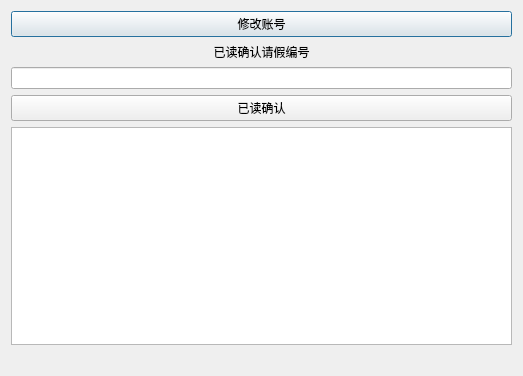
<?xml version="1.0" encoding="UTF-8"?>
<ui version="4.0">
 <class>Dialog</class>
 <widget class="QDialog" name="Dialog">
  <property name="geometry">
   <rect>
    <x>0</x>
    <y>0</y>
    <width>523</width>
    <height>376</height>
   </rect>
  </property>
  <property name="windowTitle">
   <string>Dialog</string>
  </property>
  <layout class="QVBoxLayout" name="verticalLayout_2">
   <item>
    <layout class="QVBoxLayout" name="verticalLayout">
     <item>
      <widget class="QPushButton" name="pushButton_modify_account">
       <property name="text">
        <string>修改账号</string>
       </property>
      </widget>
     </item>
     <item>
      <widget class="QLabel" name="label">
       <property name="text">
        <string>&lt;html&gt;&lt;head/&gt;&lt;body&gt;&lt;p align=&quot;center&quot;&gt;已读确认请假编号&lt;/p&gt;&lt;/body&gt;&lt;/html&gt;</string>
       </property>
      </widget>
     </item>
     <item>
      <widget class="QLineEdit" name="lineEdit_confirm_read_request_id"/>
     </item>
     <item>
      <widget class="QPushButton" name="pushButton_confirm_read">
       <property name="text">
        <string>已读确认</string>
       </property>
      </widget>
     </item>
     <item>
      <widget class="QTableWidget" name="tableWidget_list"/>
     </item>
     <item>
      <widget class="QLabel" name="label_state">
       <property name="text">
        <string/>
       </property>
      </widget>
     </item>
    </layout>
   </item>
  </layout>
 </widget>
 <resources/>
 <connections/>
</ui>
